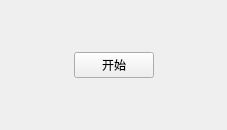
<?xml version="1.0" encoding="UTF-8"?>
<ui version="4.0">
 <class>MainWindow</class>
 <widget class="QMainWindow" name="MainWindow">
  <property name="geometry">
   <rect>
    <x>0</x>
    <y>0</y>
    <width>227</width>
    <height>130</height>
   </rect>
  </property>
  <property name="windowTitle">
   <string>MainWindow</string>
  </property>
  <widget class="QWidget" name="centralWidget">
   <layout class="QHBoxLayout" name="horizontalLayout">
    <item>
     <spacer name="horizontalSpacer">
      <property name="orientation">
       <enum>Qt::Horizontal</enum>
      </property>
      <property name="sizeHint" stdset="0">
       <size>
        <width>40</width>
        <height>20</height>
       </size>
      </property>
     </spacer>
    </item>
    <item>
     <widget class="QPushButton" name="switchBtn">
      <property name="text">
       <string>开始</string>
      </property>
     </widget>
    </item>
    <item>
     <spacer name="horizontalSpacer_2">
      <property name="orientation">
       <enum>Qt::Horizontal</enum>
      </property>
      <property name="sizeHint" stdset="0">
       <size>
        <width>40</width>
        <height>20</height>
       </size>
      </property>
     </spacer>
    </item>
   </layout>
  </widget>
 </widget>
 <layoutdefault spacing="6" margin="11"/>
 <resources/>
 <connections/>
</ui>
